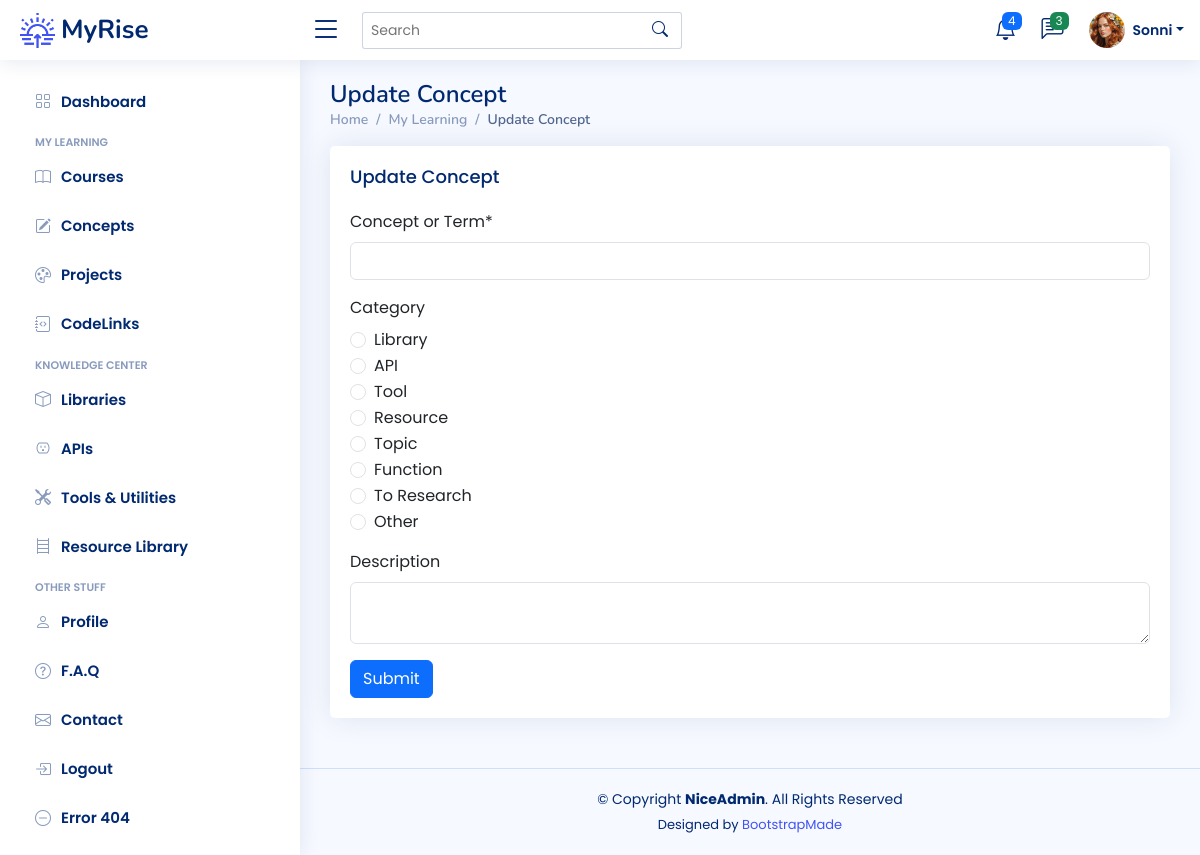
Page /concepts/135/update (signed in) on the earlier database version.
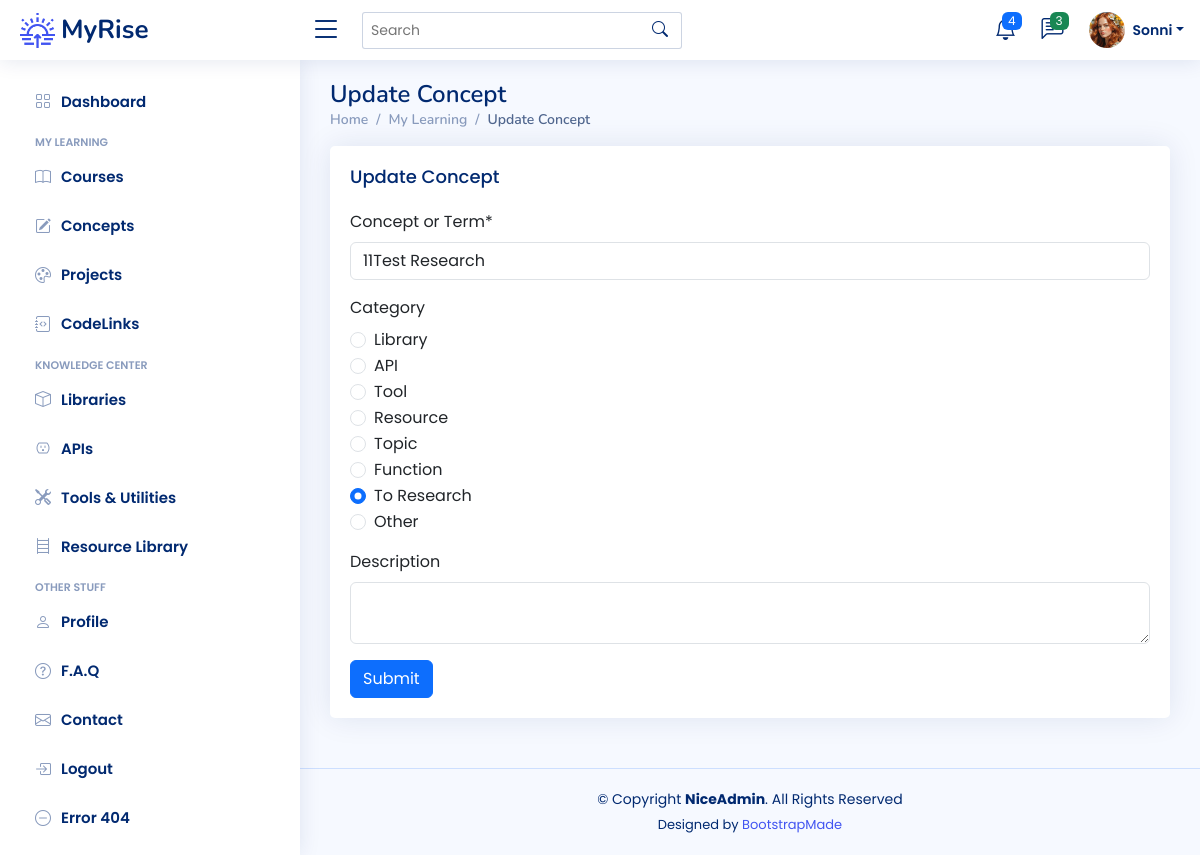
Same page on the later database version.
### app/models.py (models this page shows)
class Concept(db.Model):
    __tablename__ = "concepts"
    id: Mapped[int] = mapped_column(Integer, primary_key=True)
    concept_term: Mapped[str] = mapped_column(String(50), nullable=False)
    category: Mapped[str] = mapped_column(String(100), nullable=True)
    description: Mapped[str] = mapped_column(Text, nullable=True)
    date_added: Mapped[datetime.date] = mapped_column(Date, nullable=False)

### app/routes.py (the view, shortened to what this page needs)
@app.route('/concepts/<int:num>/update', methods=["GET", "POST"])
@login_required
def update_concept(num):
    concept_to_update = db.session.execute(db.select(Concept).where(Concept.id == num)).scalar()
    form = NewConceptForm(obj=concept_to_update)
    return render_template('update.html', form=form, object="Concept")

### app/forms.py
class NewConceptForm(FlaskForm):
    concept_term = StringField("Concept or Term*", validators=[InputRequired()])
    category = RadioField("Category",
                           choices=[
                               ('library', 'Library'),
                               ('api', 'API'),
                               ('tool', 'Tool'),
                               ('resource', 'Resource'),
                               ('topic', 'Topic'),
                               ('function', 'Function'),
                               ('research', 'To Research'),
                               ('other', 'Other'),
                           ], coerce=str)
    description = TextAreaField("Description")
    submit = SubmitField("Submit")

### app/models.py (called while the page is built)
@login_manager.user_loader
def load_user(user_id):
    return db.get_or_404(User, user_id)

### app/templates/update.html (shortened to what this page needs)
{% extends 'base.html' %}
{% from 'bootstrap5/form.html' import render_form %}
{% block content %}
	<main id="main" class="main">
    <div class="pagetitle">
      <h1>Update {{ object }}</h1>
      <nav>
        <ol class="breadcrumb">
          <li class="breadcrumb-item"><a href="index.html">Home</a></li>
          <li class="breadcrumb-item">My Learning</li>
          <li class="breadcrumb-item active">Update {{ object }}</li>
        </ol>
      </nav>
    </div>
	 <div class="card">
		<div class="card-body">
		  <h5 class="card-title">Update {{ object }}</h5>
			{{ render_form(form, novalidate=True) }}
		</div>
	 </div>
	</main>
{% endblock %}

Differences in the rows shown:
added Concept: concept_term "11Test Research", category "☐ Library ☐ API ☐ Tool ☐ Resource ☐ Topic ☐ Function ☑ To Research ☐ Other"
Other differences:
form field category: "☐ Library ☐ API ☐ Tool ☐ Resource ☐ Topic ☐ Function ☐ To Research ☐ Other" → (not shown)
